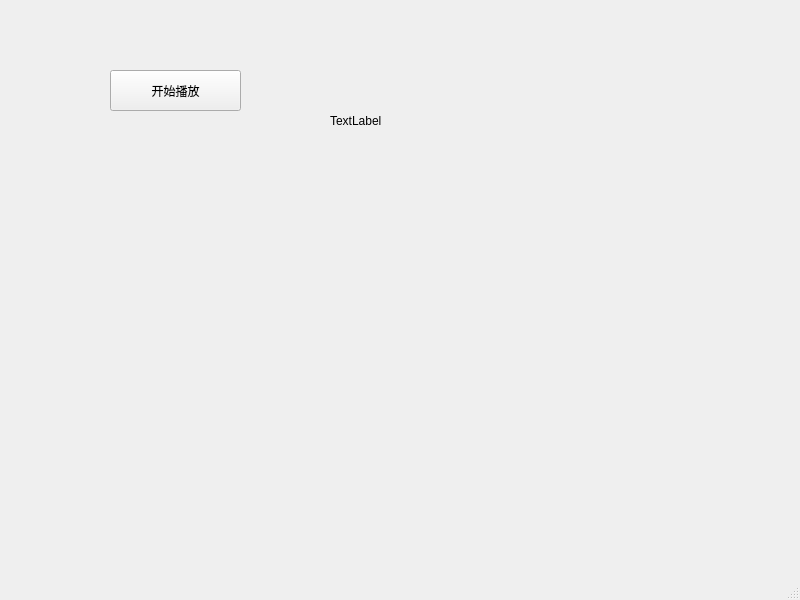
<?xml version="1.0" encoding="UTF-8"?>
<ui version="4.0">
 <class>MainWindow</class>
 <widget class="QMainWindow" name="MainWindow">
  <property name="geometry">
   <rect>
    <x>0</x>
    <y>0</y>
    <width>800</width>
    <height>600</height>
   </rect>
  </property>
  <property name="windowTitle">
   <string>MainWindow</string>
  </property>
  <widget class="QWidget" name="centralwidget">
   <widget class="QPushButton" name="playButton">
    <property name="geometry">
     <rect>
      <x>110</x>
      <y>70</y>
      <width>131</width>
      <height>41</height>
     </rect>
    </property>
    <property name="text">
     <string>开始播放</string>
    </property>
   </widget>
   <widget class="QLabel" name="label">
    <property name="geometry">
     <rect>
      <x>330</x>
      <y>30</y>
      <width>331</width>
      <height>181</height>
     </rect>
    </property>
    <property name="text">
     <string>TextLabel</string>
    </property>
   </widget>
  </widget>
  <widget class="QMenuBar" name="menubar">
   <property name="geometry">
    <rect>
     <x>0</x>
     <y>0</y>
     <width>800</width>
     <height>24</height>
    </rect>
   </property>
  </widget>
  <widget class="QStatusBar" name="statusbar"/>
 </widget>
 <resources/>
 <connections/>
</ui>
